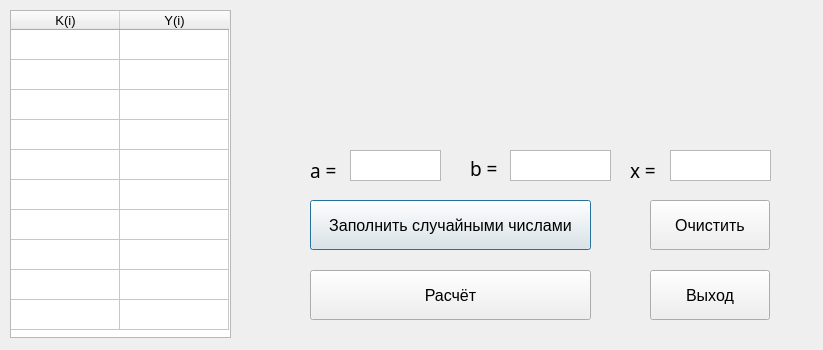
<?xml version="1.0" encoding="UTF-8"?>
<ui version="4.0">
 <class>Dialog</class>
 <widget class="QDialog" name="Dialog">
  <property name="geometry">
   <rect>
    <x>0</x>
    <y>0</y>
    <width>823</width>
    <height>350</height>
   </rect>
  </property>
  <property name="minimumSize">
   <size>
    <width>0</width>
    <height>0</height>
   </size>
  </property>
  <property name="maximumSize">
   <size>
    <width>823</width>
    <height>435</height>
   </size>
  </property>
  <property name="windowTitle">
   <string>Dialog</string>
  </property>
  <widget class="QTableWidget" name="tableWidget">
   <property name="geometry">
    <rect>
     <x>10</x>
     <y>10</y>
     <width>221</width>
     <height>328</height>
    </rect>
   </property>
   <property name="font">
    <font>
     <pointsize>10</pointsize>
    </font>
   </property>
   <attribute name="horizontalHeaderDefaultSectionSize">
    <number>109</number>
   </attribute>
   <attribute name="verticalHeaderVisible">
    <bool>false</bool>
   </attribute>
   <row>
    <property name="text">
     <string/>
    </property>
   </row>
   <row>
    <property name="text">
     <string/>
    </property>
   </row>
   <row>
    <property name="text">
     <string/>
    </property>
   </row>
   <row>
    <property name="text">
     <string/>
    </property>
   </row>
   <row>
    <property name="text">
     <string/>
    </property>
   </row>
   <row>
    <property name="text">
     <string/>
    </property>
   </row>
   <row>
    <property name="text">
     <string/>
    </property>
   </row>
   <row>
    <property name="text">
     <string/>
    </property>
   </row>
   <row>
    <property name="text">
     <string/>
    </property>
   </row>
   <row>
    <property name="text">
     <string/>
    </property>
   </row>
   <column>
    <property name="text">
     <string>K(i)</string>
    </property>
   </column>
   <column>
    <property name="text">
     <string>Y(i)</string>
    </property>
   </column>
  </widget>
  <widget class="QPushButton" name="btn_random_number">
   <property name="geometry">
    <rect>
     <x>310</x>
     <y>200</y>
     <width>281</width>
     <height>50</height>
    </rect>
   </property>
   <property name="font">
    <font>
     <family>Segoe UI</family>
     <pointsize>12</pointsize>
    </font>
   </property>
   <property name="text">
    <string>Заполнить случайными числами</string>
   </property>
  </widget>
  <widget class="QPushButton" name="btn_solve">
   <property name="geometry">
    <rect>
     <x>310</x>
     <y>270</y>
     <width>281</width>
     <height>50</height>
    </rect>
   </property>
   <property name="font">
    <font>
     <family>Segoe UI</family>
     <pointsize>12</pointsize>
    </font>
   </property>
   <property name="text">
    <string>Расчёт</string>
   </property>
  </widget>
  <widget class="QPushButton" name="btn_clear">
   <property name="geometry">
    <rect>
     <x>650</x>
     <y>200</y>
     <width>120</width>
     <height>50</height>
    </rect>
   </property>
   <property name="font">
    <font>
     <family>Segoe UI</family>
     <pointsize>12</pointsize>
    </font>
   </property>
   <property name="text">
    <string>Очистить</string>
   </property>
  </widget>
  <widget class="QPushButton" name="btn_exit">
   <property name="geometry">
    <rect>
     <x>650</x>
     <y>270</y>
     <width>120</width>
     <height>50</height>
    </rect>
   </property>
   <property name="font">
    <font>
     <family>Segoe UI</family>
     <pointsize>12</pointsize>
    </font>
   </property>
   <property name="text">
    <string>Выход</string>
   </property>
  </widget>
  <widget class="QLabel" name="label_img">
   <property name="geometry">
    <rect>
     <x>240</x>
     <y>10</y>
     <width>581</width>
     <height>131</height>
    </rect>
   </property>
   <property name="text">
    <string/>
   </property>
   <property name="pixmap">
    <pixmap>../task8.png</pixmap>
   </property>
  </widget>
  <widget class="QLabel" name="label_error">
   <property name="geometry">
    <rect>
     <x>270</x>
     <y>320</y>
     <width>391</width>
     <height>31</height>
    </rect>
   </property>
   <property name="font">
    <font>
     <family>Segoe UI</family>
     <pointsize>13</pointsize>
    </font>
   </property>
   <property name="styleSheet">
    <string notr="true">color: rgb(170, 0, 0);</string>
   </property>
   <property name="text">
    <string/>
   </property>
  </widget>
  <widget class="QLabel" name="label">
   <property name="geometry">
    <rect>
     <x>310</x>
     <y>160</y>
     <width>41</width>
     <height>20</height>
    </rect>
   </property>
   <property name="font">
    <font>
     <family>Courier Prime Sans</family>
     <pointsize>14</pointsize>
    </font>
   </property>
   <property name="text">
    <string>a = </string>
   </property>
  </widget>
  <widget class="QLabel" name="label_2">
   <property name="geometry">
    <rect>
     <x>470</x>
     <y>160</y>
     <width>41</width>
     <height>17</height>
    </rect>
   </property>
   <property name="font">
    <font>
     <family>Courier Prime Sans</family>
     <pointsize>14</pointsize>
    </font>
   </property>
   <property name="text">
    <string>b =</string>
   </property>
  </widget>
  <widget class="QPlainTextEdit" name="TextEditA">
   <property name="geometry">
    <rect>
     <x>350</x>
     <y>150</y>
     <width>91</width>
     <height>31</height>
    </rect>
   </property>
  </widget>
  <widget class="QPlainTextEdit" name="TextEditB">
   <property name="geometry">
    <rect>
     <x>510</x>
     <y>150</y>
     <width>101</width>
     <height>31</height>
    </rect>
   </property>
  </widget>
  <widget class="QLabel" name="label_3">
   <property name="geometry">
    <rect>
     <x>630</x>
     <y>160</y>
     <width>41</width>
     <height>20</height>
    </rect>
   </property>
   <property name="font">
    <font>
     <family>Courier Prime Sans</family>
     <pointsize>14</pointsize>
    </font>
   </property>
   <property name="text">
    <string>x = </string>
   </property>
  </widget>
  <widget class="QPlainTextEdit" name="TextEditX">
   <property name="geometry">
    <rect>
     <x>670</x>
     <y>150</y>
     <width>101</width>
     <height>31</height>
    </rect>
   </property>
  </widget>
 </widget>
 <resources/>
 <connections/>
</ui>
